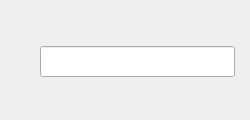
<?xml version="1.0" ?>
<ui version="4.0">
  <class>newDisplay</class>
  <widget class="QWidget" name="screen">
    <property name="geometry">
      <rect>
        <x>95</x>
        <y>151</y>
        <width>250</width>
        <height>120</height>
      </rect>
    </property>
    <property name="styleSheet">
      <string notr="true">QWidget#screen {
  color: rgb(0, 0, 0);
  background-color: rgb(187, 187, 187);
  }</string>
    </property>
    <property name="windowTitle">
      <string>newDisplay</string>
    </property>
    <widget class="PyDMLineEdit" name="text_update">
      <property name="geometry">
        <rect>
          <x>40</x>
          <y>46</y>
          <width>195</width>
          <height>31</height>
        </rect>
      </property>
      <property name="styleSheet">
        <string notr="true">PyDMLineEdit#text_update {
  color: rgb(0, 0, 0);
  background-color: rgb(187, 187, 187);
  }</string>
      </property>
      <property name="toolTip">
        <string>PV: ${P}</string>
      </property>
      <property name="readOnly">
        <bool>true</bool>
      </property>
      <property name="channel" stdset="0">
        <string>ca://${P}</string>
      </property>
    </widget>
  </widget>
  <customwidgets>
    <customwidget>
      <class>PyDMLineEdit</class>
      <extends>QLineEdit</extends>
      <header>pydm.widgets.line_edit</header>
    </customwidget>
    <customwidget>
      <class>PyDMLabel</class>
      <extends>QLabel</extends>
      <header>pydm.widgets.label</header>
    </customwidget>
    <customwidget>
      <class>PyDMEmbeddedDisplay</class>
      <extends>QFrame</extends>
      <header>pydm.widgets.embedded_display</header>
    </customwidget>
    <customwidget>
      <class>PyDMRelatedDisplayButton</class>
      <extends>QPushButton</extends>
      <header>pydm.widgets.related_display_button</header>
    </customwidget>
  </customwidgets>
</ui>
